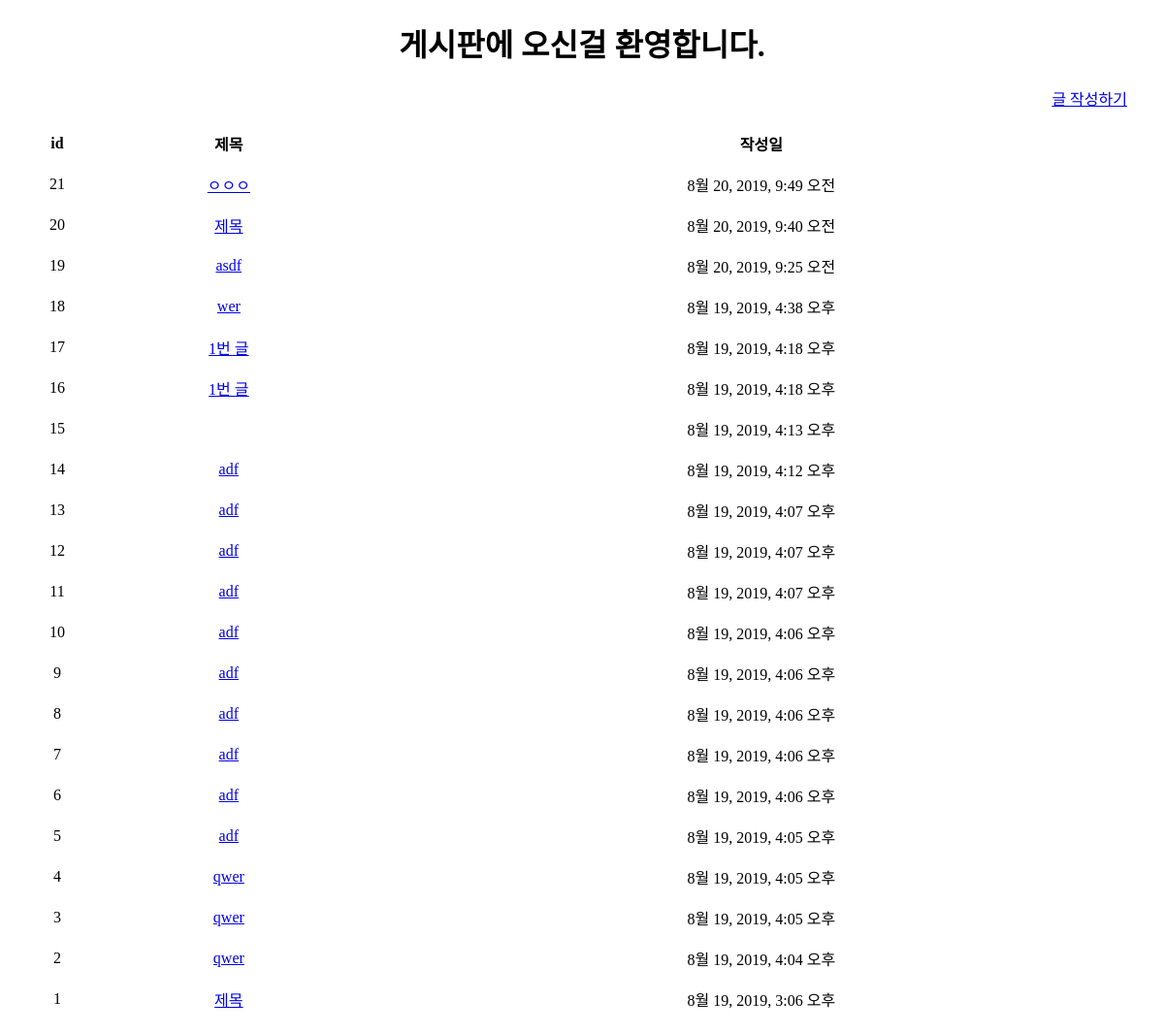
/articles/, run on an earlier commit of the app's database.
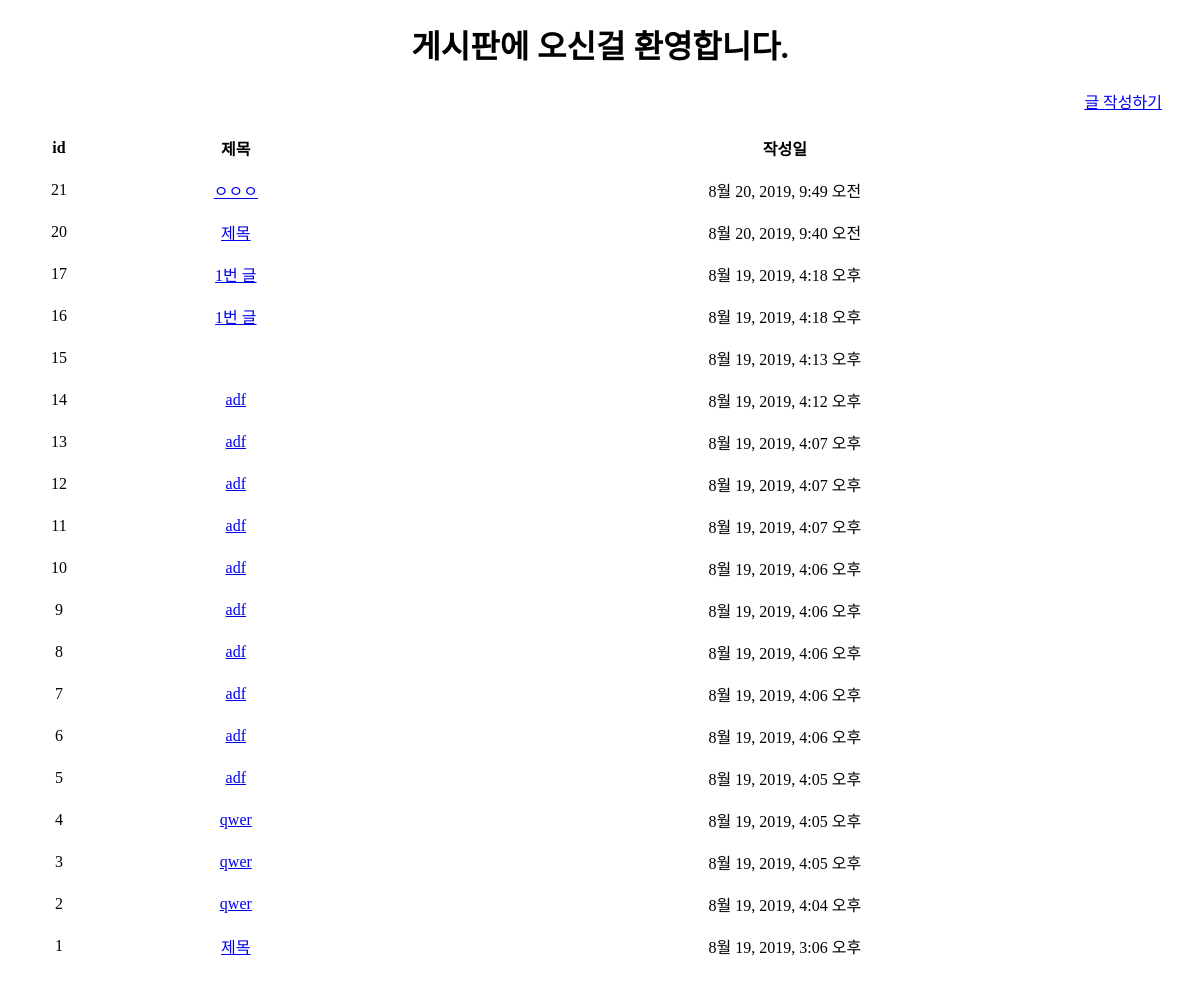
And on a later commit of the database.
### articles/models.py (models this page shows, shortened)
class Article(models.Model):
    title = models.CharField(max_length=10)
    content = models.TextField()
    created_at = models.DateTimeField(auto_now_add=True)
    updated_at = models.DateTimeField(auto_now=True)

### articles/views.py (the view)
# urls.py: path('', views.index),
def index(request):
    articles = Article.objects.order_by('-id')
    context = {
        'articles': articles
    }
    return render(request, 'articles/index.html', context)

### articles/templates/articles/index.html (shortened to what this page needs)
{% extends 'articles/base.html' %}
{% block body %}
  <h1>게시판에 오신걸 환영합니다.</h1>
  <a class="go" href="/articles/new/">글 작성하기</a>
  <table>
    <tr>
      <th>id</th>
      <th>제목</th>
      <th>작성일</th>
    </tr>
    {% for article in articles %}
    <tr>
      <td>{{ article.id }}</td>
      <td><a href="/articles/{{ article.pk }}">{{ article.title }}</a></td>
      <td>{{ article.created_at }}</td>
    </tr>
    {% endfor %}
  </table>
{% endblock %}

### articles/templates/articles/base.html (shortened to what this page needs)
<!DOCTYPE html>
<html lang="ko">
<head>
</head>
<body>
  {% block body %}
  {% endblock %}
</body>
</html>

What changed in the data, as far as the page shows it:
removed Article: id "19", title "asdf", created_at "8월 20, 2019, 9:25 오전"
removed Article: id "18", title "wer", created_at "8월 19, 2019, 4:38 오후"
